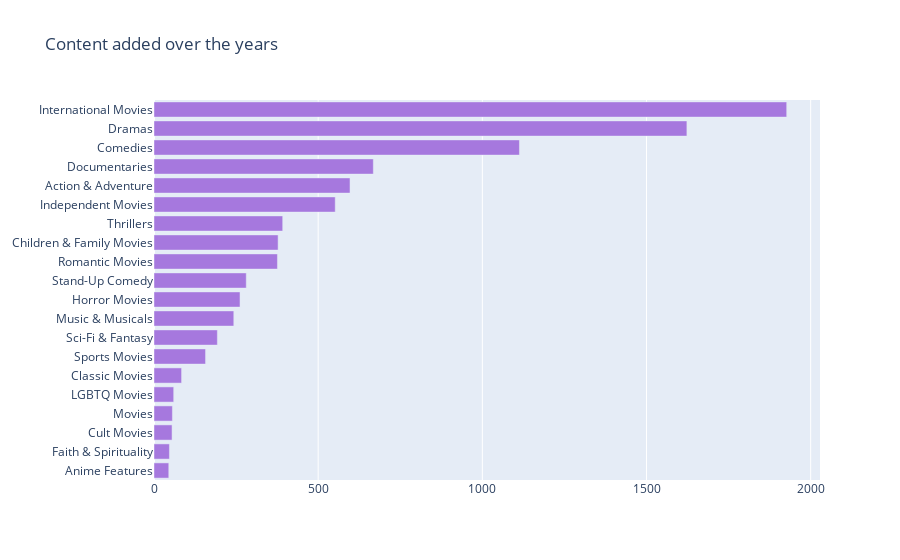

Notebook source saved alongside this figure:
### Code cell
col = "listed_in"
categories = ", ".join(d2['listed_in']).split(", ")
counter_list = Counter(categories).most_common(50)
labels = [_[0] for _ in counter_list][::-1]
values = [_[1] for _ in counter_list][::-1]
trace1 = go.Bar(y=labels, x=values, orientation="h", name="TV Shows", marker=dict(color="#a678de"))

data = [trace1]
layout = go.Layout(title="Content added over the years", legend=dict(x=0.1, y=1.1, orientation="h"))
fig = go.Figure(data, layout=layout)
fig.show()

### Figure 1 — Plotly figure (JSON) as saved in the notebook; plotly's stock layout.template omitted (floating-point values rounded to 4 significant figures)
{"data": [{"marker": {"color": "#a678de"}, "name": "TV Shows", "orientation": "h", "type": "bar", "x": [45, 47, 55, 56, 60, 84, 157, 193, 243, 262, 281, 376, 378, 392, 552, 597, 668, 1113, 1623, 1927], "y": ["Anime Features", "Faith & Spirituality", "Cult Movies", "Movies", "LGBTQ Movies", "Classic Movies", "Sports Movies", "Sci-Fi & Fantasy", "Music & Musicals", "Horror Movies", "Stand-Up Comedy", "Romantic Movies", "Children & Family Movies", "Thrillers", "Independent Movies", "Action & Adventure", "Documentaries", "Comedies", "Dramas", "International Movies"]}], "layout": {"legend": {"orientation": "h", "x": 0.1, "y": 1.1}, "title": {"text": "Content added over the years"}}}
